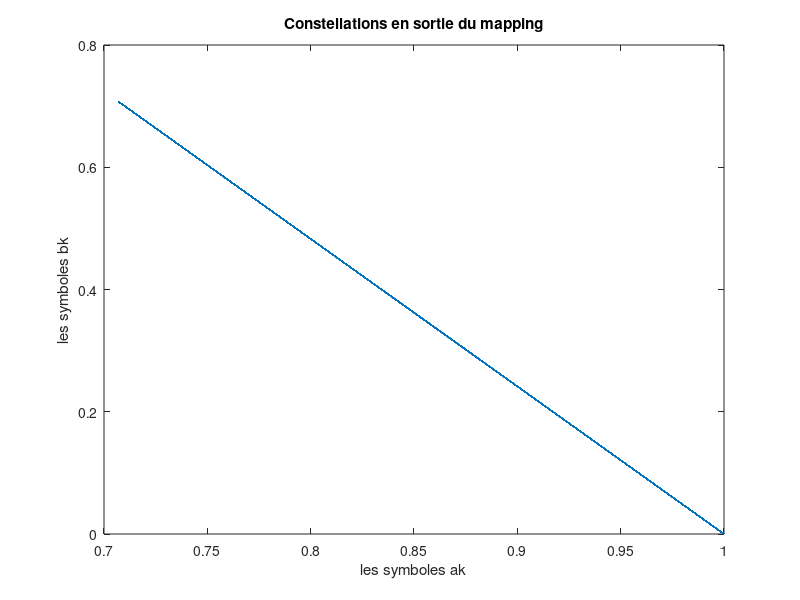

MATLAB code for this plot: (Note: this script raises an error after producing the figure.)
%Parametres de la chaine_8-PSK.
close all;
Fe = 12000; %Fréquence d'échantillonage
Te = 1/Fe; %Période d'échantillonage
Rb = 6000; %Débit du signal
M = 8;     %Nombre de symbole
Tb = 1 / Rb;
Rs = Rb / log2(M);
Ns = Fe/Rs; %Nombre de points pour représenter un bit
Ts = Ns*Te; %Période du signal
Fs = 1/Ts; %Fréquence des bits du signal
Fp = 2000; %Fréquence porteuse
N_bits = 1000;
Bits = randi([0,1],N_bits,1);
Bits_reshape = reshape(Bits,[500,2]);

dk_psk = pskmod(Bits,8);

dirac=zeros(Ns*N_bits,1);
dirac(1:Ns:end,1) = dk_psk;



h=ones(1,Ns);
x=filter(h,1,dirac);

figure;
plot(real(dk_psk),imag(dk_psk));
xlabel("les symboles ak");
ylabel("les symboles bk");
title("Constellations en sortie du mapping");


h=rcosdesign(0.35,1,Ns);

Xe=filter(h,1,dirac);


Duree = length(Bits)/Rs; %Duree en secondes du signal
Ne = Ns*length(Bits); %Nombre de points échantillonés
N = length(Xe);
Temps = 0:Duree/(N):Duree-Duree/N; %Echelle temporelle en secondes

complexe_multiplie = exp(2*1i*pi*Fp*Te*(0:length(Xe)-1));
complexe_multiplie = reshape(complexe_multiplie,[length(complexe_multiplie),1]);

x = real(Xe .* complexe_multiplie);



%Sans canal de propagation 

hc = 0*h;
hc(1) = 1;
hr = h;

g = conv(h,hr);
N = length(g);
figure;
plot(0:Duree/N:Duree-Duree/N,g);
xlabel('Temps en secondes');
ylabel('signal g généré sans canal par la chaine_8-PSK. ');

% Ajout de bruit 

vecteur_db_Eb_N0 = 0:8/100:8;
vecteur_Teb = zeros(1,101);
P_Xe = mean(abs(x).^2) * 2;
random  = randn(length(Xe),1);
for i = 1:101
    
    Sigma_carre = P_Xe * Ns /(2 * log2(M) * 10^(vecteur_db_Eb_N0(i)/10));
    bruit = sqrt(Sigma_carre) * random*(1+1i);
    
    Xe_bruite = Xe + bruit;
    
    z = filter(h,1,Xe_bruite);
    %plot(reshape(z,Ns,length(z)/Ns));
    %xlabel('Temps en secondes');
    %ylabel('Diagramme de loeil sans canal de la chaine chaine_8-PSK ');

    n0 = Ns;
    z_hantillonne = z(n0:Ns:end);
    
    Bits_renconstruits = pskdemod(z_hantillonne,8);
    difference = (Bits_renconstruits ~= Bits);
    vecteur_Teb(i) = sum(difference)/length(difference);
    
end 

figure;
plot(ak_renconstruits,bk_renconstruits);
xlabel("les symboles ak");
ylabel("les symboles bk");
title("Constellations en sortie de l’ ́echantillonneur pour Eb/N0 = 8db");

%Comparaison entre Taux  d’erreur  binaire TEB simulé et théorique pour la Chaine_4_ASK
figure
semilogy(vecteur_db_Eb_N0,vecteur_Teb);
xlabel('Rapport  signal à  bruit  Eb/N0 en db');
ylabel('Taux  d’erreur  binaire TEB pour la chaine_8-PSK.');
hold on
vecteur_Teb_theorique = 2*qfunc(sqrt(2*10.^(vecteur_db_Eb_N0*log2(M)/10))*sin(pi/M))/log2(M);
semilogy(vecteur_db_Eb_N0,vecteur_Teb_theorique);

legend('Taux  d’erreur  binaire TEB simulé pour la chaine_8-PSK ','Taux  d’erreur  binaire TEB théorique pour la chaine_8-PSK.');
title('Comparaison entre Taux  d’erreur  binaire TEB simulé et théorique pour la chaine_8-PSK.');
